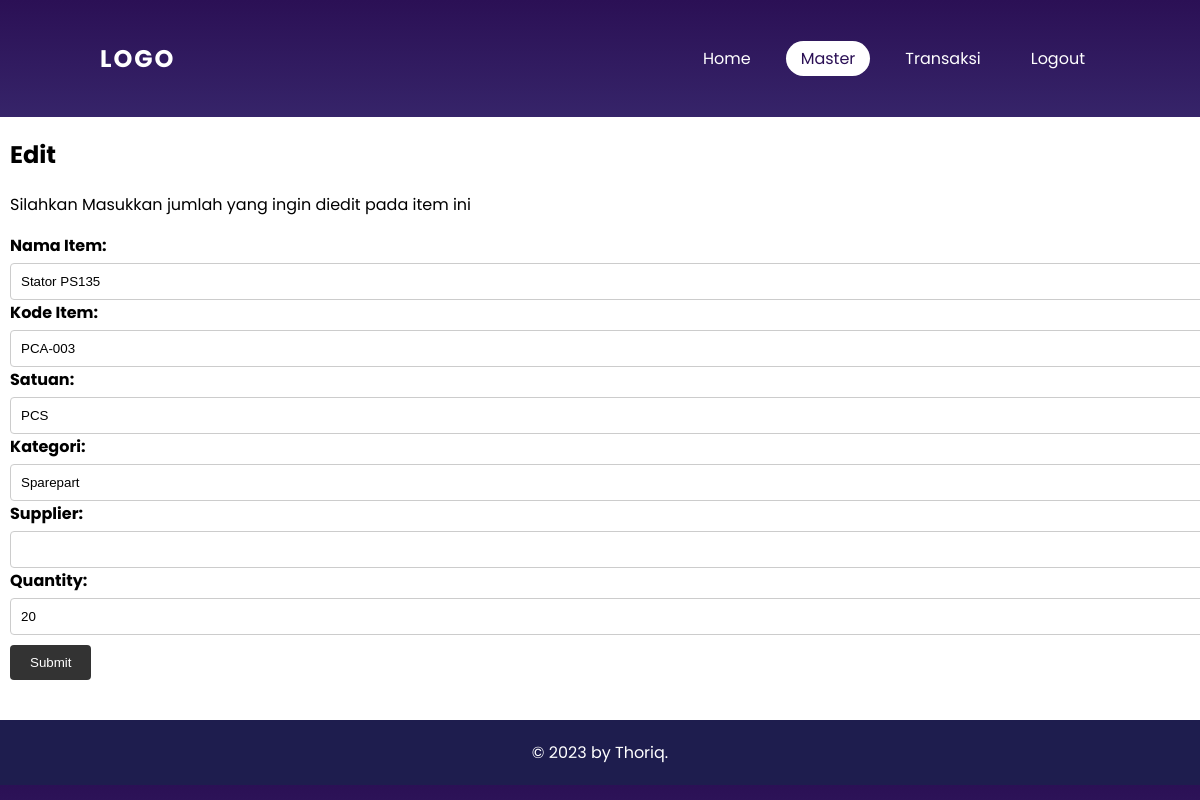
The page /transaksi/prosesinventory/kelolainventory.php?ubah=123 (signed in) on the database its author committed.
### tables this page shows
CREATE TABLE `inventory` (
  `id_item` int(11) NOT NULL,
  `item_name` varchar(50) NOT NULL,
  `kode_supplier_item` varchar(20) NOT NULL,
  `kode_item` varchar(20) NOT NULL,
  `quantity` int(11) NOT NULL,
  `satuan` varchar(10) NOT NULL,
  `kategori` varchar(20) NOT NULL
);

### transaksi/prosesinventory/kelolainventory.php (the view, shortened to what this page needs)
<?php
    include '../../koneksi.php';
    $namaitem = '';
    $kodeitem = '';
    $kategori_item = '';
    $satuan_item = '';
    $kode_supplier_item = '';
    $quantity = '';
    if(isset($_GET['ubah'])){
        $id_item = $_GET['ubah'];
        $query = "SELECT * FROM inventory WHERE id_item = '$id_item';";
        $sql = mysqli_query($conn,$query);
        $result = mysqli_fetch_assoc($sql);
        $namaitem = $result['item_name'];
        $kodeitem = $result['kode_item'];
        $kategori_item = $result['kategori'];
        $satuan_item = $result['satuan'];
        $kode_supplier_item = $result['kode_supplier_item'];
        $quantity = $result['quantity'];
    }
?>
<!DOCTYPE html>
<html>
<head>
  <link rel="stylesheet" href="../../CSS/styles.css">
</head>
<body>
<header>
            <a href="#" class="logo">Logo</a>
            <ul>
                <li><a href="../../index.php" >Home</a></li>
                <li class="dropdown">
                    <a href="#" class="active">Master</a>
                </li>
                <li class="dropdown">
                    <a href="#" class="dropbtn">Transaksi</a>
                </li>
                <li><a href="logout.php">Logout</a></li>
            </ul>
        </header>
  <div class="container">
    <div class="content">
    <h2>Edit</h2>
      <p>Silahkan Masukkan jumlah yang ingin diedit pada item ini</p>
      <form method="POST" action="updateinventory.php">
  <label for="namaitem">Nama Item:</label>
  <input type="text" id="namaitem" name="namaitem" value="<?php echo $namaitem; ?>"readonly required>
  <label for="kodeitem">Kode Item:</label>
  <input type="text" id="kodeitem" name="kodeitem" value="<?php echo $kodeitem; ?>"readonly required>
  <label for="Satuan">Satuan:</label>
  <input type="text" name="Satuan" value="<?php echo $satuan_item; ?>"readonly required>
  <label for="kategori">Kategori:</label>
  <input type="text" name="kategori" value="<?php echo $kategori_item; ?>"readonly required>
  <label for="supplier">Supplier:</label>
  <input type="text" id="supplier" value="<?php echo $kode_supplier_item; ?>"name="supplier" readonly required>
  <label for="quantity">Quantity:</label>
  <input type="text" id="quantity" value="<?php echo $quantity; ?>"name="quantity" required>
  <button type="submit">Submit</button>
</form>
    </div>
  </div>
  <footer class="footer">
    <p>&copy; 2023 by Thoriq.</p>
  </footer>
</body>
</html>

### CSS/styles.css (style rules this page uses)
body { font-family: 'Poppins', sans-serif; background-color: #fff; margin: 0; padding: 0; overflow-x: hidden; background: linear-gradient(#2b1055,#7597de); }
.container { max-width: 100%; margin: 0; padding: 0; background-color: #ffffff; min-height: 520px; }
.content { max-width: 12000px; margin-left: -10px; margin-right: -10px; padding: 20px; background-color: #ffffff; }
header { padding: 30px 100px; display: flex; justify-content: space-between; align-items: center; }
header .logo { color: #fff; font-weight: 700; text-decoration: none; font-size: 1.5em; text-transform: uppercase; letter-spacing: 2px; }
header ul { display: flex; justify-content: center; align-items: center; }
header ul li { list-style: none; margin-left: 20px; }
header ul li a { text-decoration: none; padding: 6px 15px; color: #fff; border-radius: 20px; }
header ul li a:hover, header ul li a.active { background: #fff; color: #2b1055; }
.content h2 { margin-top: 0; }
form { margin-bottom: 20px; }
form label { display: block; margin-bottom: 5px; font-weight: bold; }
form input[type="text"], form input[type="number"], form select { width: 100%; padding: 10px; border-radius: 4px; border: 1px solid #ccc; }
form button { background-color: #333; color: #fff; padding: 10px 20px; border: none; border-radius: 4px; cursor: pointer; transition: background-color 0.3s ease; margin-top: 10px; }
.footer { background-color: #1e1d4e ; color: #fff; padding: 20px; text-align: center; }
.footer p { margin: 0; }
a { color: inherit; text-decoration: none; }
.dropdown { position: relative; }

### rows shown on the page
inventory: namaitem "Stator PS135", kodeitem "PCA-003", Satuan "PCS", kategori "Sparepart", quantity "20"
